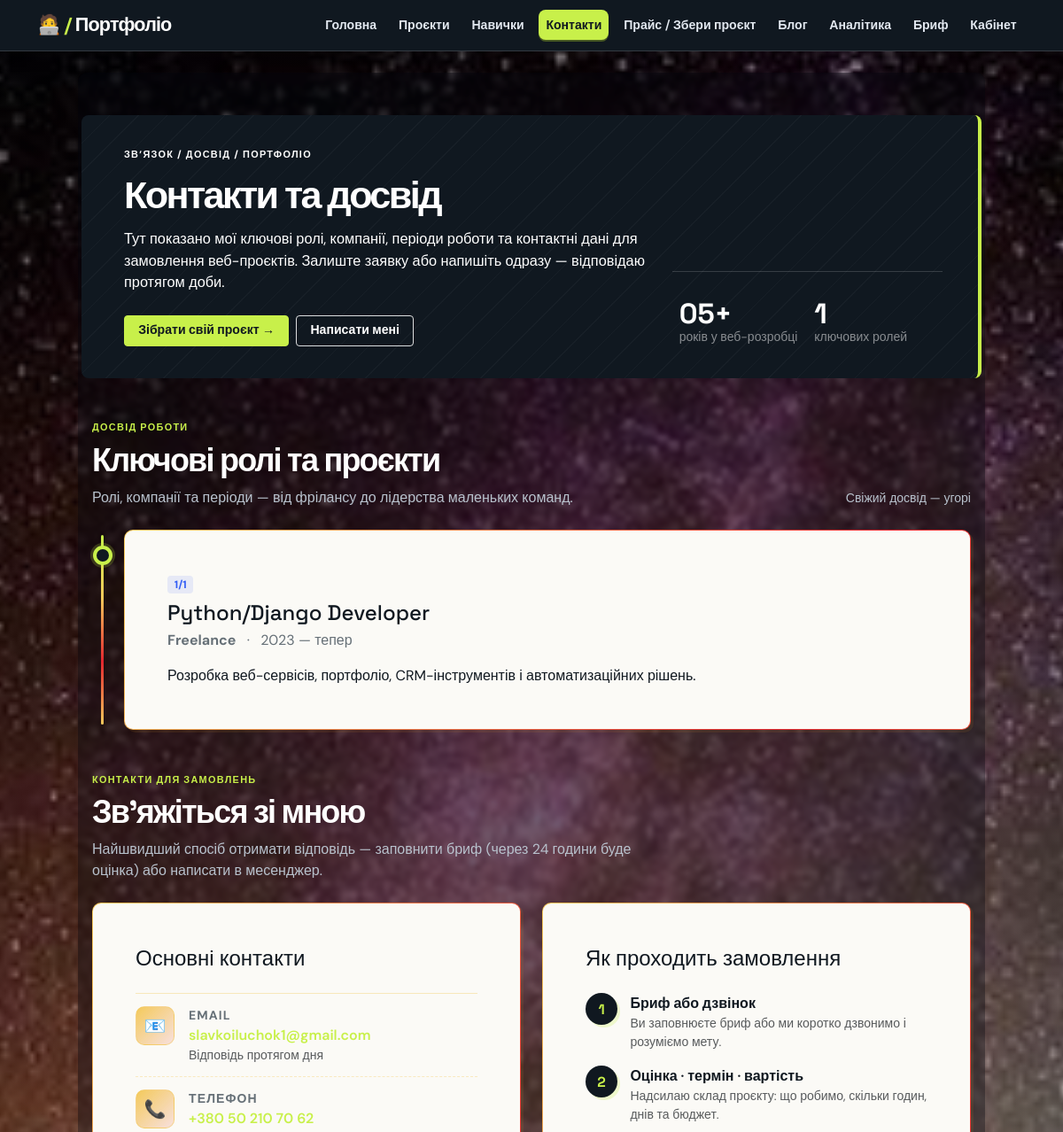
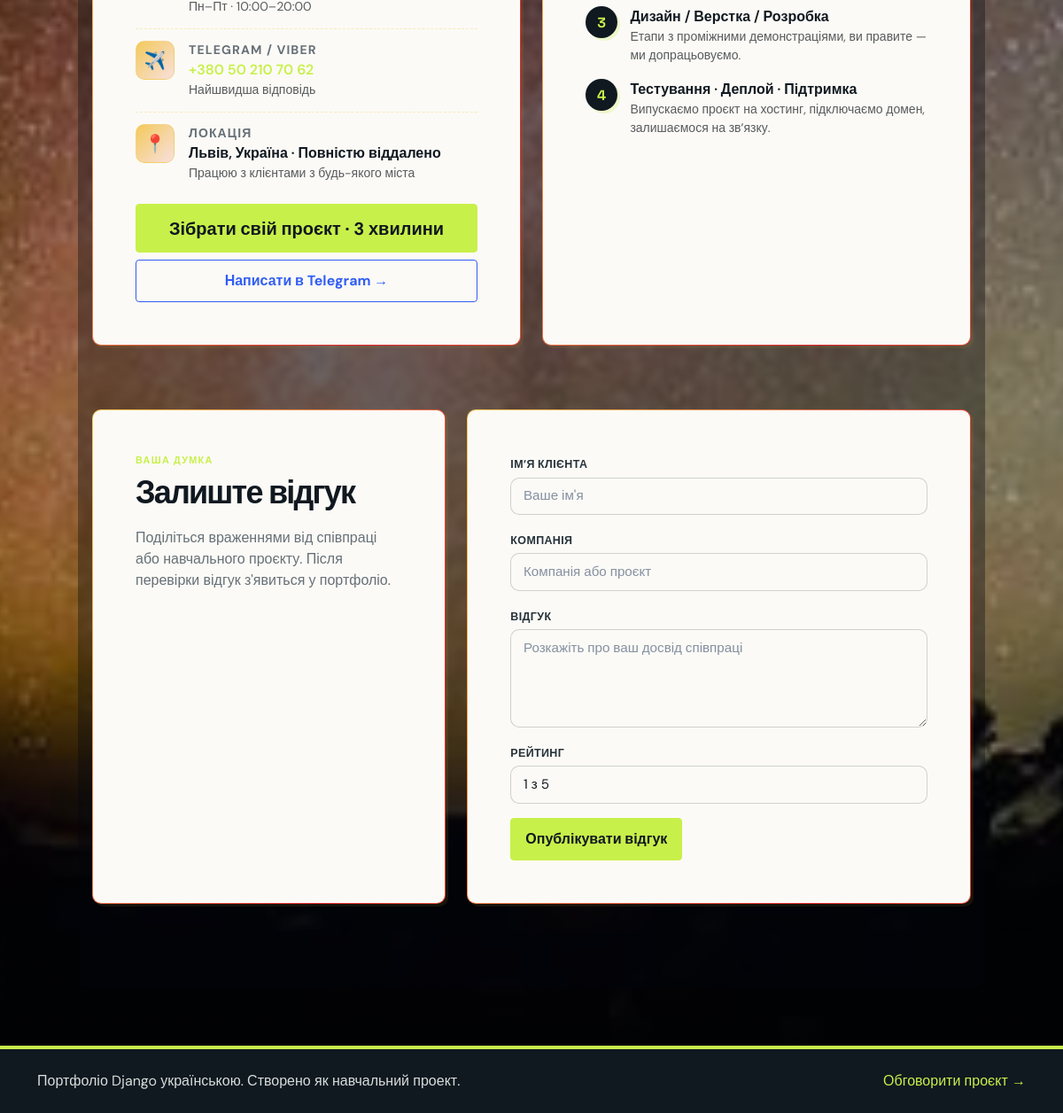
/contacts/, run on the app's committed database (2 pictures, top to bottom).
### portfolio/models.py (models this page shows, shortened)
class Experience(models.Model):
    position = models.CharField('Посада', max_length=100)
    company = models.CharField('Компанія', max_length=100)
    period = models.CharField('Період', max_length=100)
    description = models.TextField('Опис')
    class Meta:
        verbose_name = 'Досвід'
        verbose_name_plural = 'Досвід'
        ordering = ['-id']

### portfolio/views.py (the view)
# urls.py: path('contacts/', views.contacts, name='contacts'),
def contacts(request):
    track_page(request, 'contacts')
    experiences = Experience.objects.all()
    testimonials = Testimonial.objects.filter(is_published=True)
    testimonial_form = TestimonialForm(request.POST or None)
    if request.method == 'POST' and testimonial_form.is_valid():
        testimonial = testimonial_form.save(commit=False)
        testimonial.is_published = False
        testimonial.save()
        messages.success(request, 'Дякуємо! Відгук надіслано на перевірку.')
        return redirect('portfolio:contacts')
    return render(request, 'portfolio/contacts.html', {
        'experiences': experiences,
        'testimonials': testimonials,
        'testimonial_form': testimonial_form,
    })

### portfolio/forms.py (shortened to what this page needs)
class TestimonialForm(forms.ModelForm):
    rating = forms.TypedChoiceField(
        choices=[(value, f'{value} з 5') for value in range(1, 6)],
        coerce=int,
        empty_value=None,
        widget=forms.Select(attrs={'class': 'form-select'}),
        label='Рейтинг',
    )
    class Meta:
        model = Testimonial
        fields = ['client_name', 'company', 'quote', 'rating']
        widgets = {
            'client_name': forms.TextInput(attrs={'class': 'form-control', 'placeholder': "Ваше ім'я"}),
            'company': forms.TextInput(attrs={'class': 'form-control', 'placeholder': 'Компанія або проєкт'}),
            'quote': forms.Textarea(attrs={'class': 'form-control', 'rows': 4, 'placeholder': 'Розкажіть про ваш досвід співпраці'}),
        }

### portfolio/context_processors.py (called while the page is built)
def admin_orders(request):
    if request.path.startswith('/admin/') and request.user.is_staff:
        return {'admin_orders': Order.objects.all()[:5]}
    return {}

### portfolio/views.py (called while the page is built)
def track_page(request, page_name):
    PageView.objects.create(page=page_name)

### portfolio/templates/portfolio/contacts.html (shortened to what this page needs)
{% extends "portfolio/base.html" %}
{% block content %}
<section class="hero-panel row align-items-end mb-5">
  <div class="col-lg-8">
    <p class="eyebrow mb-3">Зв’язок / Досвід / Портфоліо</p>
    <h1 class="mb-3">Контакти та досвід</h1>
    <p class="lead mb-4">Тут показано мої ключові ролі, компанії, періоди роботи та контактні дані для замовлення веб-проєктів. Залиште заявку або напишіть одразу — відповідаю протягом доби.</p>
    <div class="d-flex flex-wrap gap-2">
      <a class="btn btn-primary" href="{% url 'portfolio:pricing' %}">Зібрати свій проєкт →</a>
      <a class="btn btn-outline-light" href="#contact-block">Написати мені</a>
    </div>
  </div>
  <div class="col-lg-4 mt-5 mt-lg-0">
    <div class="stat-strip row g-3">
      <div class="col-6"><div class="stat-value">{{ years_exp|default:"05+" }}</div><div class="small text-white-50">років у веб-розробці</div></div>
      <div class="col-6"><div class="stat-value">{{ experiences|length|default:"1" }}</div><div class="small text-white-50">ключових ролей</div></div>
    </div>
  </div>
</section>
<section id="experience-block" class="mb-5">
  <div class="row align-items-end mb-4">
    <div class="col-lg-8">
      <p class="eyebrow mb-2">Досвід роботи</p>
      <h2 class="section-title mb-0">Ключові ролі та проєкти</h2>
      <p class="text-muted-soft mt-2 mb-0">Ролі, компанії та періоди — від фрілансу до лідерства маленьких команд.</p>
    </div>
    <div class="col-lg-4 text-lg-end">
      <small class="text-muted-soft d-none d-md-inline">Свіжий досвід — угорі</small>
    </div>
  </div>
  {% with items=experiences %}
  {% if items %}
    <div class="timeline">
      {% for exp in items %}
        <div class="timeline-item">
          <div class="timeline-marker"></div>
          <div class="card-soft p-4 p-lg-5 position-relative">
            <div class="d-flex flex-wrap justify-content-between align-items-start gap-2 mb-2">
              <div>
                <span class="badge rounded-pill bg-primary-subtle text-primary me-2 mb-2">{{ forloop.counter }}/{{ items|length }}</span>
                <h3 class="h4 mb-0">{{ exp.position }}</h3>
                <p class="text-muted-soft mb-0 mt-1">
                  <strong>{{ exp.company }}</strong>
                  <span class="mx-2">·</span>
                  <span>{{ exp.period }}</span>
                </p>
              </div>
            </div>
            <p class="mb-0 mt-3">{{ exp.description|linebreaksbr }}</p>
          </div>
        </div>
      {% endfor %}
    </div>
  {% endif %}
  {% endwith %}
</section>
<section id="contact-block" class="mb-5">
  <div class="row align-items-end mb-4">
    <div class="col-lg-8">
      <p class="eyebrow mb-2">Контакти для замовлень</p>
      <h2 class="section-title mb-0">Зв’яжіться зі мною</h2>
      <p class="text-muted-soft mt-2 mb-0">Найшвидший спосіб отримати відповідь — заповнити бриф (через 24 години буде оцінка) або написати в месенджер.</p>
    </div>
  </div>
  <div class="row g-4">
    <div class="col-lg-6">
      <div class="card-soft h-100 p-4 p-lg-5">
        <h3 class="h4 mb-4">Основні контакти</h3>
        <ul class="list-group list-group-flush contact-list mb-4">
          <li class="list-group-item d-flex gap-3 px-0 align-items-start">
            <div class="contact-icon">📧</div>
            <div class="flex-grow-1">
              <div class="small text-muted-soft text-uppercase fw-bold letter-spacing-1">Email</div>
              <a class="fw-semibold text-decoration-none" href="mailto:slavkoiluchok1@gmail.com">slavkoiluchok1@gmail.com</a>
              <div class="small text-muted">Відповідь протягом дня</div>
            </div>
          </li>
          <li class="list-group-item d-flex gap-3 px-0 align-items-start">
            <div class="contact-icon">📞</div>
            <div class="flex-grow-1">
              <div class="small text-muted-soft text-uppercase fw-bold letter-spacing-1">Телефон</div>
              <a class="fw-semibold text-decoration-none" href="tel:+380502107062">+380 50 210 70 62</a>
              <div class="small text-muted">Пн–Пт · 10:00–20:00</div>
            </div>
          </li>
          <li class="list-group-item d-flex gap-3 px-0 align-items-start">
            <div class="contact-icon">✈️</div>
            <div class="flex-grow-1">
              <div class="small text-muted-soft text-uppercase fw-bold letter-spacing-1">Telegram / Viber</div>
              <a class="fw-semibold text-decoration-none" target="_blank" rel="noopener noreferrer" href="https://t.me/+380502107062">+380 50 210 70 62</a>
              <div class="small text-muted">Найшвидша відповідь</div>
            </div>
          </li>
          <li class="list-group-item d-flex gap-3 px-0 align-items-start border-bottom-0 pb-0 mb-0">
            <div class="contact-icon">📍</div>
            <div class="flex-grow-1">
              <div class="small text-muted-soft text-uppercase fw-bold letter-spacing-1">Локація</div>
              <div class="fw-semibold">Львів, Україна · Повністю віддалено</div>
              <div class="small text-muted">Працюю з клієнтами з будь-якого міста</div>
            </div>
          </li>
        </ul>
        <div class="d-grid gap-2">
          <a class="btn btn-primary btn-lg" href="{% url 'portfolio:pricing' %}">Зібрати свій проєкт · 3 хвилини</a>
          <a class="btn btn-outline-primary" target="_blank" rel="noopener noreferrer" href="https://t.me/+380502107062">Написати в Telegram →</a>
        </div>
      </div>
    </div>
    <div class="col-lg-6">
      <div class="card-soft h-100 p-4 p-lg-5">
        <h3 class="h4 mb-4">Як проходить замовлення</h3>
        <ol class="process-steps mb-0">
          <li>
            <div class="step-circle">1</div>
            <div>
              <div class="fw-semibold">Бриф або дзвінок</div>
              <div class="small text-muted">Ви заповнюєте бриф або ми коротко дзвонимо і розуміємо мету.</div>
            </div>
          </li>
          <li>
            <div class="step-circle">2</div>
            <div>
              <div class="fw-semibold">Оцінка · термін · вартість</div>
              <div class="small text-muted">Надсилаю склад проєкту: що робимо, скільки годин, днів та бюджет.</div>
            </div>
          </li>
          <li>
            <div class="step-circle">3</div>
            <div>
              <div class="fw-semibold">Дизайн / Верстка / Розробка</div>
              <div class="small text-muted">Етапи з проміжними демонстраціями, ви правите — ми допрацьовуємо.</div>
            </div>
          </li>
          <li>
            <div class="step-circle">4</div>
            <div>
              <div class="fw-semibold">Тестування · Деплой · Підтримка</div>
              <div class="small text-muted">Випускаємо проєкт на хостинг, підключаємо домен, залишаємося на зв’язку.</div>
            </div>
          </li>
        </ol>
      </div>
    </div>
  </div>
</section>
<section class="row g-4 mt-2 mb-5" id="testimonials">
  <div class="col-lg-5">
    <div class="card-soft h-100 p-4 p-lg-5">
      <p class="eyebrow mb-2">Ваша думка</p>
      <h2 class="section-title mb-3">Залиште відгук</h2>
      <p class="text-muted-soft mb-0">Поділіться враженнями від співпраці або навчального проєкту. Після перевірки відгук з'явиться у портфоліо.</p>
    </div>
  </div>
  <div class="col-lg-7">
    <div class="card-soft p-4 p-lg-5">
      <form method="post" novalidate>
        {% for field in testimonial_form %}
          <div class="mb-3">
            <label class="form-label" for="{{ field.id_for_label }}">{{ field.label }}</label>
            {{ field }}
          </div>
        {% endfor %}
        <button class="btn btn-primary" type="submit">Опублікувати відгук</button>
      </form>
    </div>
  </div>
</section>
{% endblock %}

### portfolio/templates/portfolio/contacts.html (style rules this page uses)
.timeline { position: relative; padding-left: clamp(1.25rem, 3vw, 2.25rem); }
.timeline::before { content: ''; position: absolute; left: 10px; top: 6px; bottom: 6px; width: 3px; border-radius: 2px; background: linear-gradient(180deg, var(--lime), var(--gold), var(--blood), var(--gold)); }
.timeline-item { position: relative; padding-bottom: 1.75rem; }
.timeline-item:last-child { padding-bottom: 0; }
.timeline-marker { position: absolute; left: calc(-1 * clamp(1.25rem, 3vw, 2.25rem) + 1px); top: 1.1rem; width: 22px; height: 22px; border-radius: 50%; background: var(--ink); border: 4px solid var(--lime); box-shadow: 0 0 0 3px rgba(200, 240, 74, 0.2); }
.contact-icon { width: 2.75rem; height: 2.75rem; flex: 0 0 2.75rem; display: grid; place-items: center; background: linear-gradient(135deg, var(--gold), rgba(227,38,46,0.12)); border: 1px solid rgba(243, 201, 91, 0.5); border-radius: 10px; font-size: 1.25rem; }
.contact-list .list-group-item { border-bottom: 1px dashed rgba(243, 201, 91, 0.35) !important; }
.contact-list .list-group-item:last-child { border-bottom: 0 !important; }
.letter-spacing-1 { letter-spacing: 0.08em; }
.process-steps { list-style: none; padding: 0; margin: 0; display: grid; gap: 1rem; }
.process-steps li { display: grid; grid-template-columns: auto 1fr; gap: 0.9rem; align-items: start; }
.step-circle { width: 2.25rem; height: 2.25rem; display: grid; place-items: center; border-radius: 50%; background: var(--ink); color: var(--lime); font: 700 1rem var(--display); box-shadow: 3px 3px 0 rgba(200, 240, 74, 0.25); }

### data on the page
Experience: items "1", position "Python/Django Developer", company "Freelance", period "2023 — тепер", description "Розробка веб-сервісів, портфоліо, CRM-інструментів і автоматизаційних рішень."

### other printed values
{{ years_exp|default:"05+" }} "05+"
{{ experiences|length|default:"1" }} "1"
{{ field.label }} "ІМ’Я КЛІЄНТА" "КОМПАНІЯ" "ВІДГУК" "РЕЙТИНГ"
